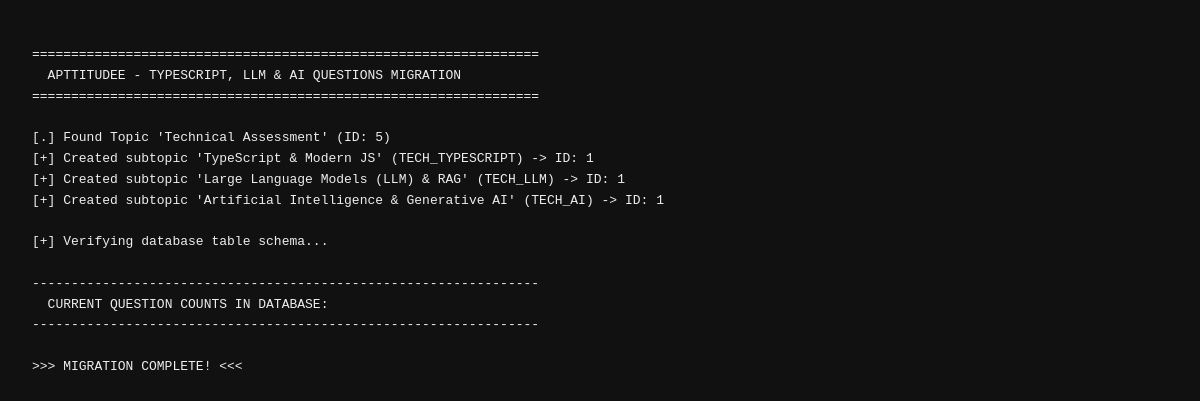
Before: /scripts/migrate_ai_ts.php with the older database file.
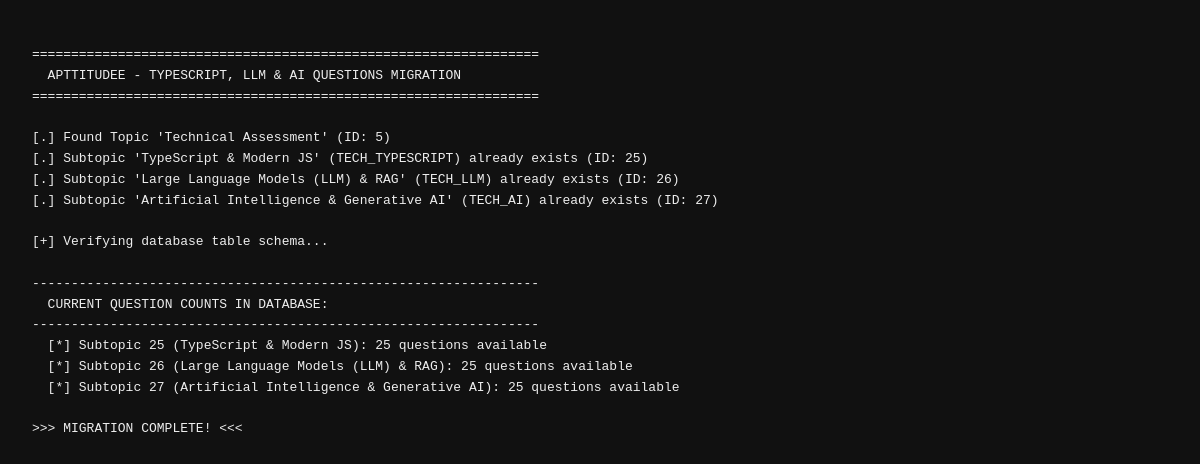
After: the same page with the newer database file.
### tables this page shows
CREATE TABLE `subtopics` (
  `id` int NOT NULL AUTO_INCREMENT,
  `topic_id` int NOT NULL,
  `name` varchar(100) NOT NULL,
  `code` varchar(50) NOT NULL,
  `created_at` timestamp NULL DEFAULT CURRENT_TIMESTAMP,
  PRIMARY KEY (`id`),
  UNIQUE KEY `code` (`code`),
  KEY `topic_id` (`topic_id`),
  CONSTRAINT `subtopics_ibfk_1` FOREIGN KEY (`topic_id`) REFERENCES `topics` (`id`) ON DELETE CASCADE
);

### scripts/migrate_ai_ts.php (the view, shortened to what this page needs)
<?php
if (php_sapi_name() !== 'cli') {
    echo '<!DOCTYPE html><html><head><title>Apttitudee Migration</title></head><body style="background:#111;color:#eee;font-family:monospace;padding:24px;line-height:1.6;"><pre>';
}
echo "=================================================================\n";
echo "  APTTITUDEE - TYPESCRIPT, LLM & AI QUESTIONS MIGRATION\n";
echo "=================================================================\n\n";
try {
    $db = Database::getConnection();
    $topicStmt = $db->prepare("SELECT id FROM topics WHERE code = 'TECHNICAL'");
    $topicStmt->execute();
    $techTopicId = $topicStmt->fetchColumn();
    if (!$techTopicId) {
        $db->prepare("INSERT INTO topics (name, code, icon) VALUES ('Technical Assessment', 'TECHNICAL', 'bi-code-slash')")->execute();
        $techTopicId = (int)$db->lastInsertId();
        echo "[+] Created Topic 'Technical Assessment' (ID: {$techTopicId})\n";
    } else {
        echo "[.] Found Topic 'Technical Assessment' (ID: {$techTopicId})\n";
    }
    $subtopicsToAdd = [
        ['name' => 'TypeScript & Modern JS', 'code' => 'TECH_TYPESCRIPT'],
        ['name' => 'Large Language Models (LLM) & RAG', 'code' => 'TECH_LLM'],
        ['name' => 'Artificial Intelligence & Generative AI', 'code' => 'TECH_AI']
    ];
    foreach ($subtopicsToAdd as $st) {
        $checkStmt = $db->prepare("SELECT id FROM subtopics WHERE code = ?");
        $checkStmt->execute([$st['code']]);
        $subId = $checkStmt->fetchColumn();
        if (!$subId) {
            $subId = (int)$db->lastInsertId();
            echo "[+] Created subtopic '{$st['name']}' ({$st['code']}) -> ID: {$subId}\n";
        } else {
            echo "[.] Subtopic '{$st['name']}' ({$st['code']}) already exists (ID: {$subId})\n";
        }
    }
    echo "\n[+] Verifying database table schema...\n";
    echo "\n-----------------------------------------------------------------\n";
    echo "  CURRENT QUESTION COUNTS IN DATABASE:\n";
    echo "-----------------------------------------------------------------\n";
    $countStmt = $db->query("SELECT s.id, s.name, COUNT(q.id) as cnt FROM subtopics s LEFT JOIN questions q ON s.id = q.subtopic_id WHERE s.id IN (25, 26, 27) GROUP BY s.id ORDER BY s.id");
    while ($row = $countStmt->fetch(PDO::FETCH_ASSOC)) {
        echo "  [*] Subtopic {$row['id']} ({$row['name']}): {$row['cnt']} questions available\n";
    }
    echo "\n>>> MIGRATION COMPLETE! <<<\n";
} catch (\Throwable $e) {
    echo "\n[!] Fatal Migration Error: " . $e->getMessage() . "\n";
    echo "SQL script is saved at: database/migrations/20261030_add_typescript_llm_ai_questions.sql\n";
}
if (php_sapi_name() !== 'cli') {
    echo '</pre></body></html>';
}

Changed rows visible on the page:
added subtopics: id "25", name "TypeScript & Modern JS", cnt "25"
added subtopics: id "26", name "Large Language Models (LLM) & RAG", cnt "25"
added subtopics: id "27", name "Artificial Intelligence & Generative AI", cnt "25"
Other visible differences:
new list line: "[.] Subtopic ' TypeScript & Modern JS ' ( TECH_TYPESCRIPT ) already exists (ID: )"
new list line: "[.] Subtopic ' Large Language Models (LLM) & RAG ' ( TECH_LLM ) already exists (ID: )"
new list line: "[.] Subtopic ' Artificial Intelligence & Generative AI ' ( TECH_AI ) already exists (ID: )"
list line gone: "[+] Created subtopic ' TypeScript & Modern JS ' ( TECH_TYPESCRIPT ) -> ID: 1"
list line gone: "[+] Created subtopic ' Large Language Models (LLM) & RAG ' ( TECH_LLM ) -> ID: 1"
list line gone: "[+] Created subtopic ' Artificial Intelligence & Generative AI ' ( TECH_AI ) -> ID: 1"
